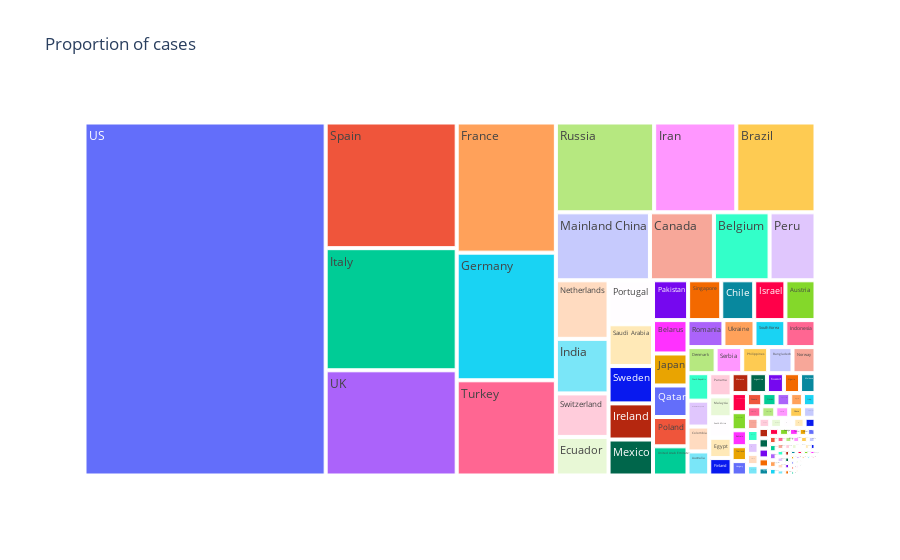

Write notebook code for a chart like this one.
### Code cell
fig = px.treemap(df_countries, 
                 path=['Country'],
                 values = 'Confirmed',
                 names='Country',
                 height=600,
                 title='Proportion of cases',
                )

fig.show()

### Figure 1 — Plotly figure (JSON) as saved in the notebook; plotly's stock layout.template omitted (floating-point values rounded to 4 significant figures; data arrays with more than 128 entries replaced by an {"elided": "..."} marker saying what was removed)
{"data": [{"branchvalues": "total", "domain": {"x": [0, 1], "y": [0, 1]}, "hovertemplate": "labels=%{label}<br>Confirmed=%{value}<br>parent=%{parent}<br>id=%{id}<extra></extra>", "ids": {"elided": "213 str values"}, "labels": {"elided": "213 str values"}, "name": "", "parents": {"elided": "213 str values"}, "type": "treemap", "values": {"elided": "213 int values"}}], "layout": {"autosize": true, "legend": {"tracegroupgap": 0}, "title": {"text": "Proportion of cases"}}}
